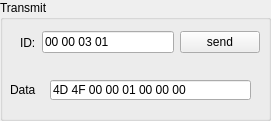
   <widget class="QGroupBox" name="grpTransmit">
    <property name="geometry">
     <rect>
      <x>20</x>
      <y>60</y>
      <width>271</width>
      <height>121</height>
     </rect>
    </property>
    <property name="title">
     <string>Transmit</string>
    </property>
    <widget class="QLineEdit" name="edtSendData">
     <property name="geometry">
      <rect>
       <x>50</x>
       <y>80</y>
       <width>201</width>
       <height>20</height>
      </rect>
     </property>
     <property name="text">
      <string>4D 4F 00 00 01 00 00 00</string>
     </property>
    </widget>
    <widget class="QLabel" name="labSendData">
     <property name="geometry">
      <rect>
       <x>10</x>
       <y>80</y>
       <width>31</width>
       <height>20</height>
      </rect>
     </property>
     <property name="text">
      <string>Data</string>
     </property>
    </widget>
    <widget class="QWidget" name="layoutWidget">
     <property name="geometry">
      <rect>
       <x>20</x>
       <y>30</y>
       <width>240</width>
       <height>25</height>
      </rect>
     </property>
     <layout class="QHBoxLayout" name="horizontalLayout">
      <item>
       <widget class="QLabel" name="labId">
        <property name="text">
         <string>ID:</string>
        </property>
       </widget>
      </item>
      <item>
       <widget class="QLineEdit" name="edtId">
        <property name="text">
         <string>00 00 03 01</string>
        </property>
       </widget>
      </item>
      <item>
       <widget class="QPushButton" name="btnSend">
        <property name="text">
         <string>send</string>
        </property>
       </widget>
      </item>
     </layout>
    </widget>
   </widget>
